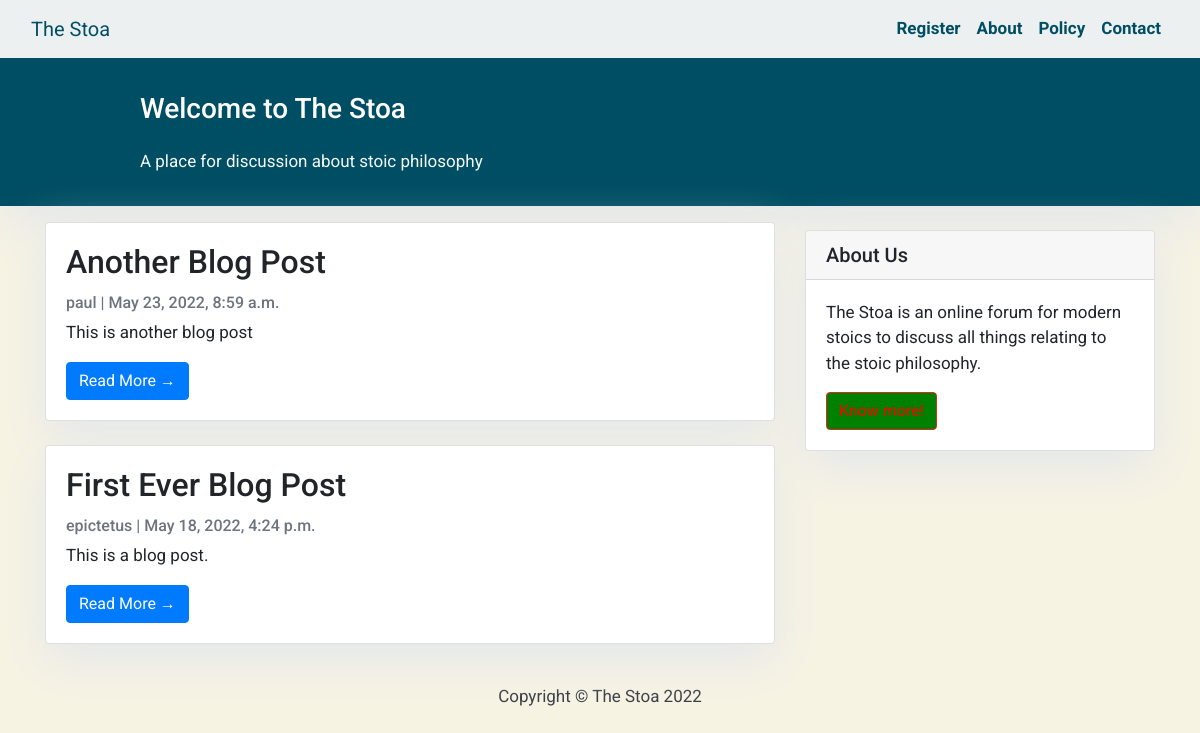
The app's page /, older data.
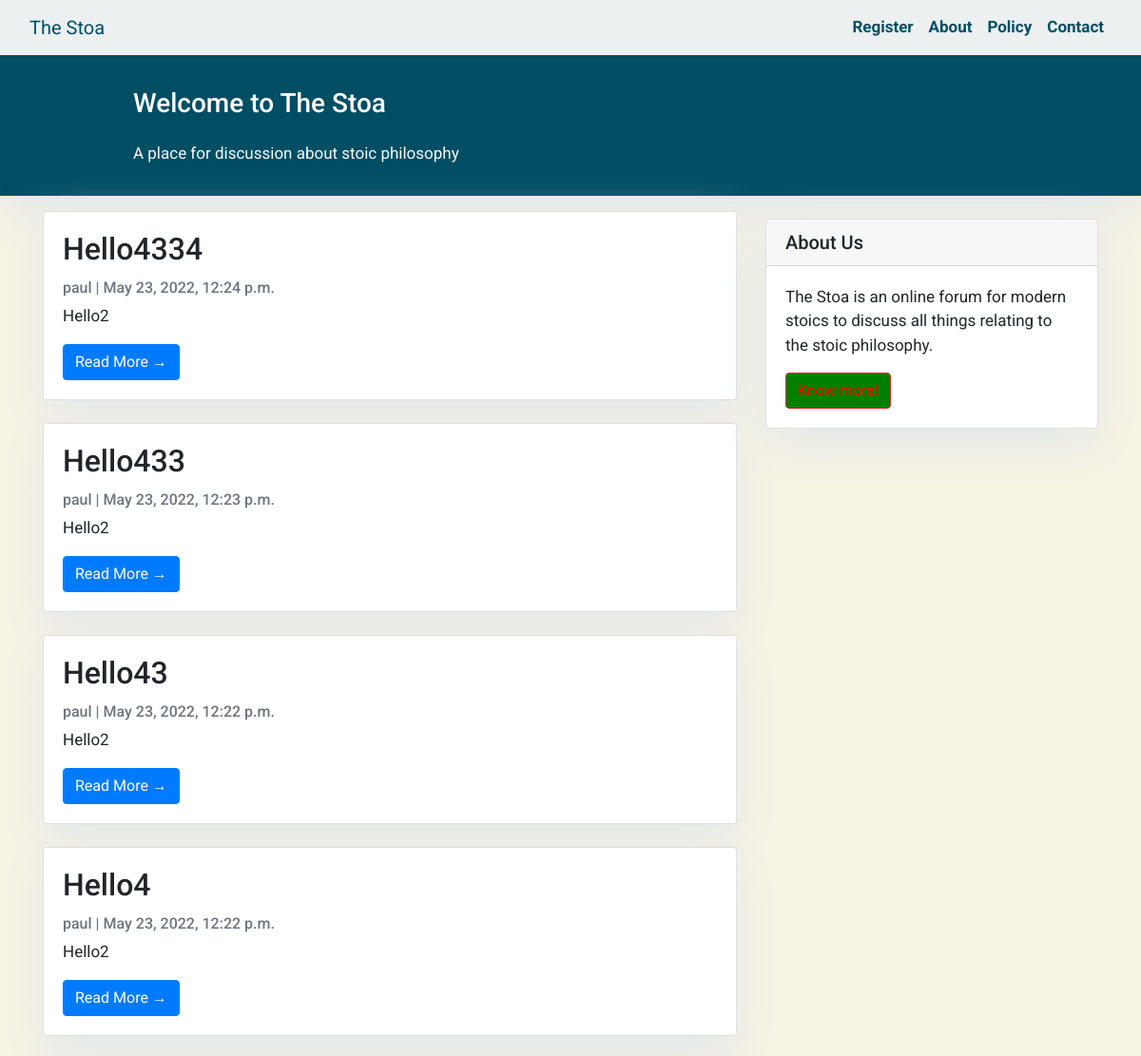
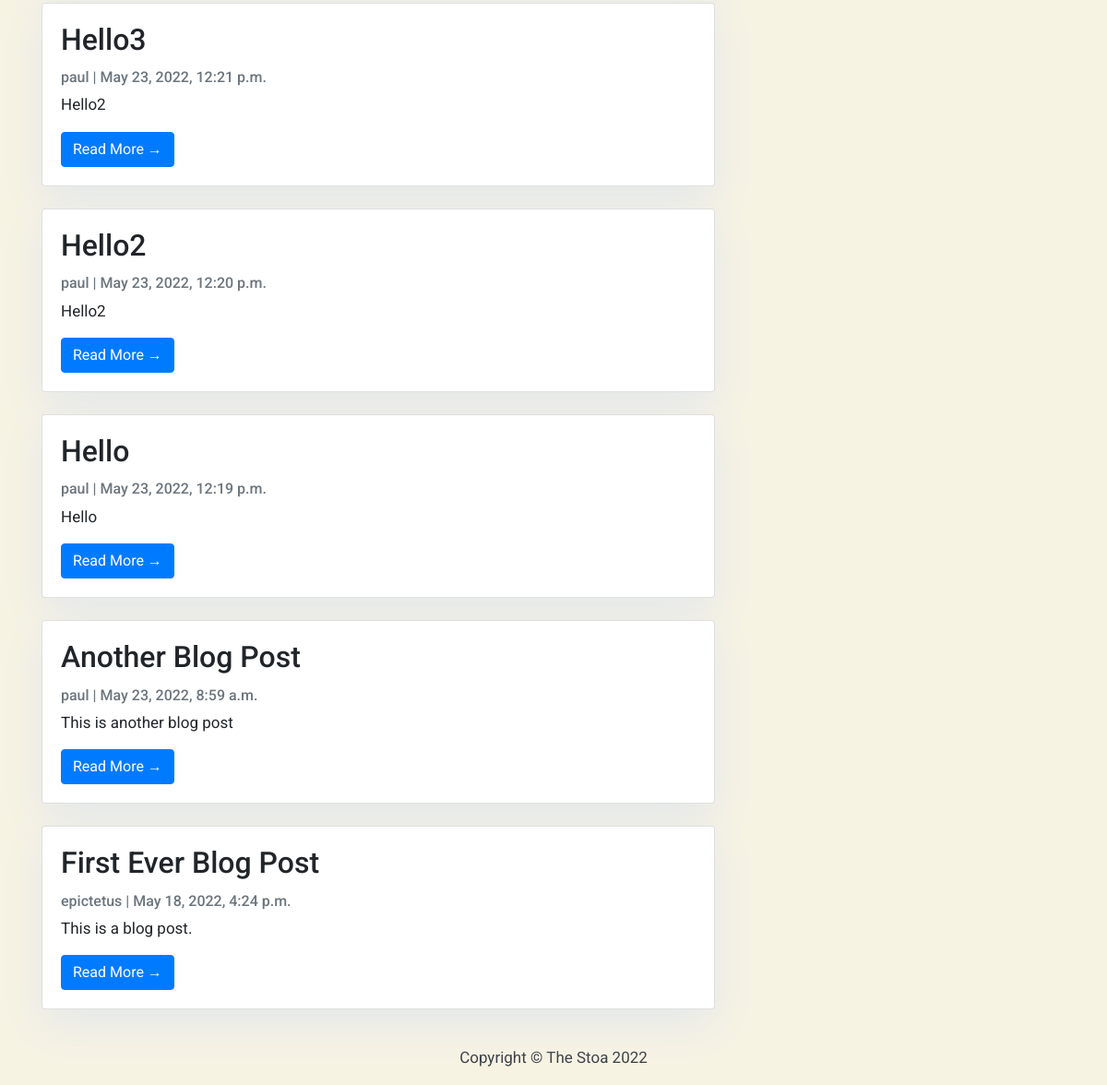
The same page, newer data (2 pictures, top to bottom).
### stoicblog/models.py (models this page shows, shortened)
class Post(models.Model):
    title = models.CharField(max_length=200, unique=True)
    slug = models.SlugField(max_length=200, unique=True)
    author = models.ForeignKey(User, on_delete= models.CASCADE,related_name='blog_posts')
    updated_on = models.DateTimeField(auto_now= True)
    content = models.TextField()
    created_on = models.DateTimeField(auto_now_add=True)
    status = models.IntegerField(choices=STATUS, default=0)
    class Meta:
        ordering = ['-created_on']

### stoicblog/views.py (the view)
# urls.py: path('', views.PostList.as_view(), name='home'),
class PostList(generic.ListView):
    queryset = Post.objects.filter(status=1).order_by('-created_on')
    template_name = 'index.html'

### stoicblog/templates/index.html (shortened to what this page needs)
{% extends "base.html" %}
{% block content %}
{% load static %}
<header class="masthead">
    <div class="container">
        <div class="row">
            <div class=" col-md-8 col-md-10 mx-auto">
                <div class="site-heading">
                    <h3 class=" site-heading my-4 mt-3 text-white"> Welcome to The Stoa </h3>
                    <p class="text-light">A place for discussion about stoic philosophy
                    </p>
                </div>
            </div>
        </div>
    </div>
</header>
<div class="container">
    <div class="row">
        <div class="col-md-8 mt-3 left">
            {% for post in post_list %}
            <div class="card mb-4">
                <div class="card-body">
                    <h2 class="card-title">{{ post.title }}</h2>
                    <p class="card-text text-muted h6">{{ post.author }} | {{ post.created_on}} </p>
                    <p class="card-text">{{post.content|slice:":200" }}</p>
                    <a href="{% url 'post_detail' post.slug  %}" class="btn btn-primary">Read More &rarr;</a>
                </div>
            </div>
            {% endfor %}
        </div>
        {% block sidebar %} {% include 'sidebar.html' %} {% endblock sidebar %}
    </div>
</div>
{%endblock%}

### stoicblog/templates/base.html (shortened to what this page needs)
{% load static %}
<!DOCTYPE html>
<html>
    <head>
        <link rel="stylesheet" href="https://maxcdn.bootstrapcdn.com/bootstrap/4.0.0/css/bootstrap.min.css"
 />
        {% load static %}
        <link rel="stylesheet" href="{% static 'stoicblog/css/style.css' %}">
    </head>
    <body>
        <nav class="navbar navbar-expand-lg" id="mainNav">
            <div class="container-fluid">
                <a class="navbar-brand" href="{% url 'home' %}">The Stoa</a>
                <div class="collapse navbar-collapse" id="navbarResponsive">
                    <ul class="navbar-nav ml-auto">
                        <li class="nav-item text-black">
                            <a class="nav-link text-black font-weight-bold" href="{% url 'account_signup' %}">Register</a>
                        </li>
                        <li class="nav-item text-black">
                            <a class="nav-link text-black font-weight-bold" href="#">About</a>
                        </li>
                        <li class="nav-item text-black">
                            <a class="nav-link text-black font-weight-bold" href="#">Policy</a>
                        </li>
                        <li class="nav-item text-black">
                            <a class="nav-link text-black font-weight-bold" href="#">Contact</a>
                        </li>
                    </ul>
                </div>
            </div>
        </nav>
        {% block content %}{% endblock content %}
        <footer class="py-3 bg-grey">
            <p class="m-0 text-dark text-center ">Copyright &copy; The Stoa 2022</p>
        </footer>
    </body>
</html>

### stoicblog/templates/sidebar.html
{% block sidebar %}
<div class="col-md-4 float-right ">
<div class="card my-4">
        <h5 class="card-header">About Us</h5>
    <div class="card-body">
        <p class="card-text"> The Stoa is an online forum for modern stoics to discuss all things relating to the stoic philosophy. </p>
        <a href="https://djangocentral.com/building-a-blog-application-with-django"
           class="btn btn-danger">Know more!</a>
    </div>
</div>
</div>
{% endblock sidebar %}

### stoicblog/static/stoicblog/css/style.css (style rules this page uses)
body { font-family: "Roboto", sans-serif; font-size: 17px; background-color: #F7F3E3; }
.navbar { background-color: #ECF0F1; }
.navbar-brand { color: #004E64; }
.nav-link { color: #004E64; }
.btn-danger { color: red; background-color: green; border-color: #dc281e; }
.masthead { background: #004E64; height: auto; padding-bottom: 15px; box-shadow: 0 16px 48px #E3E7EB; padding-top: 10px; }
.card { box-shadow: 0 16px 48px #E3E7EB; }

Row changes from the older to the newer data that the page shows:
added Post: title "Hello4334", author "paul", created_on "May 23, 2022, 12:24 p.m.", content "Hello2"
added Post: title "Hello433", author "paul", created_on "May 23, 2022, 12:23 p.m.", content "Hello2"
added Post: title "Hello43", author "paul", created_on "May 23, 2022, 12:22 p.m.", content "Hello2"
added Post: title "Hello4", author "paul", created_on "May 23, 2022, 12:22 p.m.", content "Hello2"
added Post: title "Hello3", author "paul", created_on "May 23, 2022, 12:21 p.m.", content "Hello2"
added Post: title "Hello2", author "paul", created_on "May 23, 2022, 12:20 p.m.", content "Hello2"
added Post: title "Hello", author "paul", created_on "May 23, 2022, 12:19 p.m.", content "Hello"
